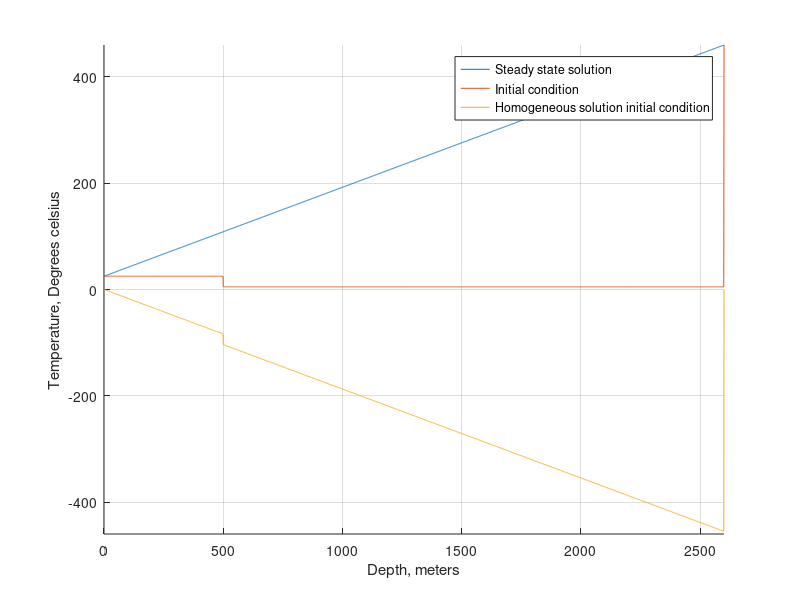

Here is the MATLAB script that generated this plot:
%Plot for Question 3 Part 1

%Physical parameters
    d0 = 0; %Starting distance
    d1 = 500; 
    d2 = 2600; %Distance at bottom of ocean
    T1 = 25; %Temperature at the surface/d0
    T2 = 5; %Temperature at d1
    T3 = 460; %Temperature at the bottom of the ocean
    k = 1.6*10^-2; %diffusivity constant given in question
    c = sqrt(k);

%Spatial parameter
x1 = d0;
x2 = d2;
nPoints = d2 - d0; 
d = linspace(x1,x2,nPoints);


%Temperature
Tinitial = zeros(size(d)); 
Thi = zeros(size(d)); %Initialize Tinitial and Thi
Txx = ((T3 - T1)/d2)*d + T1; %Steady state solution
Tinitial(1) = T1; %boundary conditions
Tinitial(x2) = T3; 


%Plotting initial condition first
for i = 2:x2 - 1
    if i <= d1 %If the distance is before d1, the temperature is T1
        Tinitial(i) = T1;
        
    elseif i > d1 && i < d2 %If the temperature is between d1 and d2, the temperature is T2
        Tinitial(i) = T2;
        
    else
        Tinitial(i) = T3; %Temperature is T3 if it is at d2
    end
    
    Thi(i) = Tinitial(i) - Txx(i); %Subtract steady state from initial condition
    
end

%plotting all our graphs
hold on;
grid on;
ylim([-T3 T3]);
xlim([x1 x2]);
plot(d,Txx);
plot(d,Tinitial);
plot(d,Thi);
ylabel('Temperature, Degrees celsius');
legend('Steady state solution', 'Initial condition', 'Homogeneous solution initial condition');
xlabel('Depth, meters');


